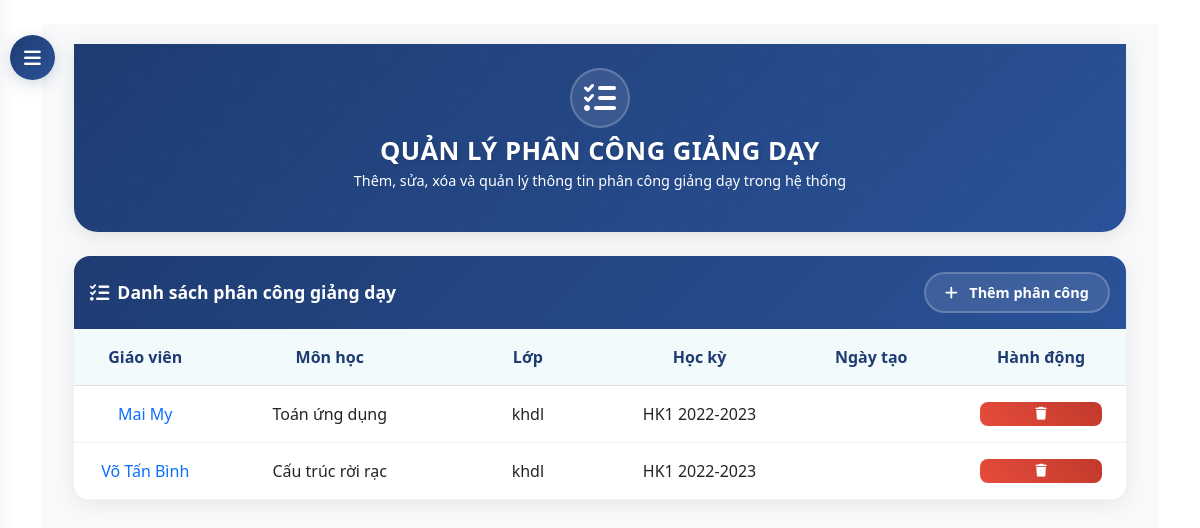
The page /dashboard/assignments/ (signed in) on the database as committed earlier.
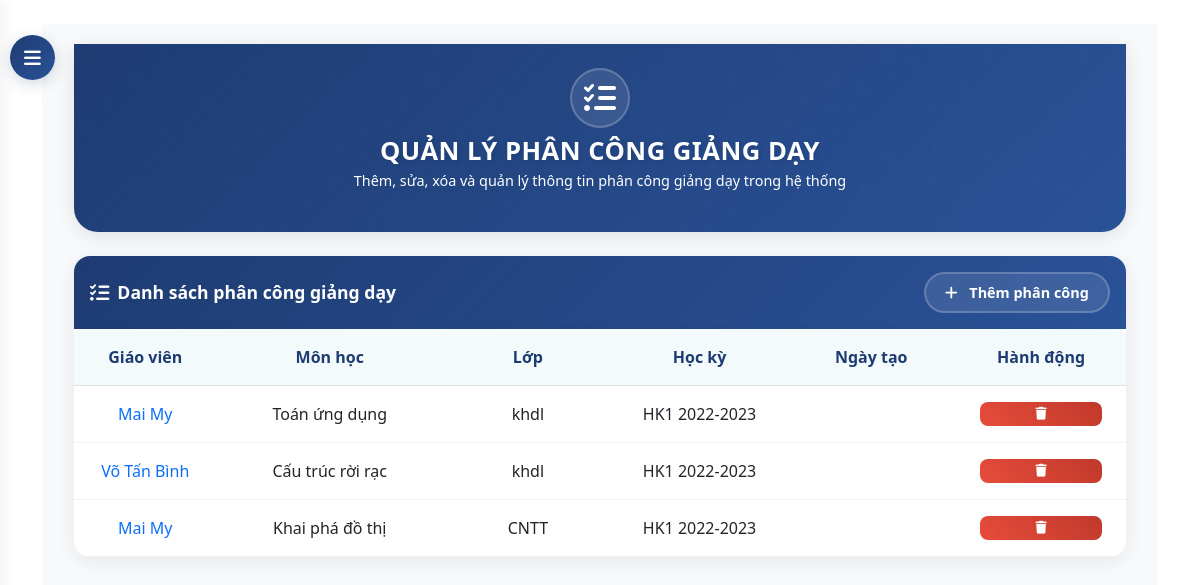
The same page on the database as committed later.
### core/models.py (models this page shows, shortened)
class TeacherAssignment(models.Model):
    teacher = models.ForeignKey(Teacher, on_delete=models.CASCADE)
    subject = models.ForeignKey(Subject, on_delete=models.CASCADE)
    classroom = models.ForeignKey(ClassRoom, on_delete=models.CASCADE)
    semester = models.ForeignKey(Semester, on_delete=models.CASCADE)
    class Meta:
        unique_together = ('teacher', 'subject', 'classroom', 'semester')

class Teacher(models.Model):
    user = models.OneToOneField(User, on_delete=models.CASCADE)
    phone = models.CharField(max_length=15, blank=True, null=True)
    date_of_birth = models.DateField(blank=True, null=True)
    address = models.TextField(blank=True, null=True)
    is_active = models.BooleanField(default=True)

class Subject(models.Model):
    name = models.CharField(max_length=100)

class ClassRoom(models.Model):
    class_code = models.CharField(max_length=10)
    name = models.CharField(max_length=100)

class Semester(models.Model):
    name = models.CharField(max_length=50)  # e.g., "HK1 2022-2023"
    start_date = models.DateField()
    end_date = models.DateField()
    is_active = models.BooleanField(default=True)

### core/views.py (the view)
# urls.py: path('dashboard/assignments/', views.teacher_assignment_list, name='teacher_assignment_list'),
@login_required
@user_passes_test(is_admin)
def teacher_assignment_list(request):
    assignments = TeacherAssignment.objects.all()
    return render(request, 'core/admin/assignment_list.html', {'assignments': assignments})

### core/views.py (called while the page is built)
def is_admin(user):
    return user.is_superuser

### templates/core/admin/assignment_list.html (shortened to what this page needs)
{% extends 'base.html' %}
{% block content %}
<button id="sidebarCollapse">
    <i class="fas fa-bars"></i>
</button>
<div id="content">
    <div class="container-fluid">
        <div class="hero-section">
            <div class="container">
                <div class="row justify-content-center text-center">
                    <div class="col-md-8">
                        <div class="hero-icon">
                            <i class="fas fa-tasks"></i>
                        </div>
                        <h1 class="hero-title">QUẢN LÝ PHÂN CÔNG GIẢNG DẠY</h1>
                        <p class="hero-subtitle">Thêm, sửa, xóa và quản lý thông tin phân công giảng dạy trong hệ thống</p>
                    </div>
                </div>
            </div>
        </div>
        <div class="assignment-card">
            <div class="card-header d-flex justify-content-between align-items-center">
                <h4 class="mb-0">
                    <i class="fas fa-tasks"></i>
                    Danh sách phân công giảng dạy
                </h4>
                <div>
                    <a href="{% url 'teacher_assignment_create' %}" class="btn btn-add">
                        <i class="fas fa-plus"></i>
                        Thêm phân công
                    </a>
                </div>
            </div>
            <div class="card-body">
                {% if assignments %}
                <div class="table-responsive">
                    <table class="table">
                        <thead>
                            <tr>
                                <th>Giáo viên</th>
                                <th>Môn học</th>
                                <th>Lớp</th>
                                <th>Học kỳ</th>
                                <th>Ngày tạo</th>
                                <th>Hành động</th>
                            </tr>
                        </thead>
                        <tbody>
                            {% for assignment in assignments %}
                            <tr>
                                <td>
                                    <a href="{% url 'teacher_detail' assignment.teacher.id %}" class="text-primary">
                                        {{ assignment.teacher.user.get_full_name }}
                                    </a>
                                </td>
                                <td>{{ assignment.subject.name }}</td>
                                <td>{{ assignment.classroom.name }}</td>
                                <td>{{ assignment.semester.name }}</td>
                                <td>{{ assignment.created_at|date:"d/m/Y" }}</td>
                                <td>
                                    <div class="btn-group">
                                        <button class="btn btn-danger" onclick="deleteAssignment({{ assignment.id }})" title="Xóa phân công">
                                            <i class="fas fa-trash"></i>
                                        </button>
                                    </div>
                                </td>
                            </tr>
                            {% endfor %}
                        </tbody>
                    </table>
                </div>
                {% else %}
                <div class="alert alert-info text-center">
                    <i class="fas fa-info-circle me-2"></i>Chưa có phân công giảng dạy nào trong hệ thống.
                </div>
                {% endif %}
            </div>
        </div>
    </div>
</div>
{% endblock %}

Rows that differ between the two databases and show on the page:
added TeacherAssignment: teacher.user.get_full_name "Mai My", subject.name "Khai phá đồ thị", classroom.name "CNTT", semester.name "HK1 2022-2023"
